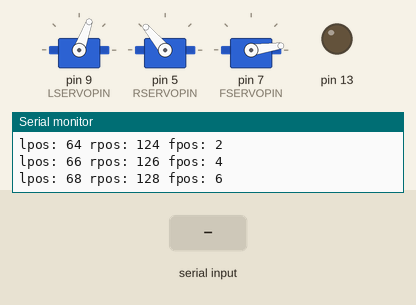
This sketch was run on a simulated Arduino Uno, built with avr-gcc and run on an emulated ATmega328P. Shown: 3 × servo, output pins drawn as LEDs (lit = HIGH), the last lines printed to the serial monitor. Inputs (shaded band) come from the test bench.

Above: at 2.76 s.
2.8 s: "30,150,10,200\n" received over Serial
At 4.85 s:
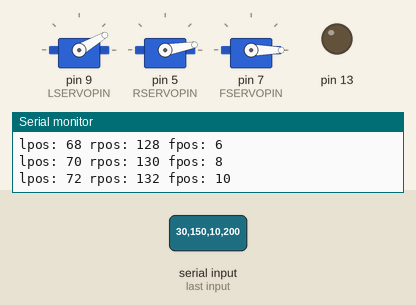
5.8 s: "90,45,200,10,150,30\n" received over Serial
At 5.98 s:
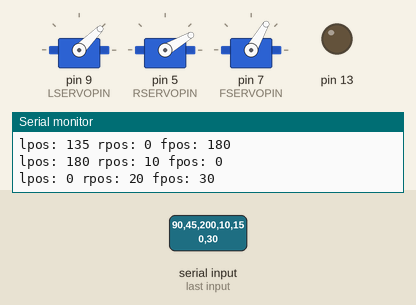
8.8 s: "90,45,200,10\n" received over Serial
11.8 s: "30,150,10,200,45,90\n" received over Serial
14.8 s: "90,45,200\n" received over Serial
At 14.8 s:
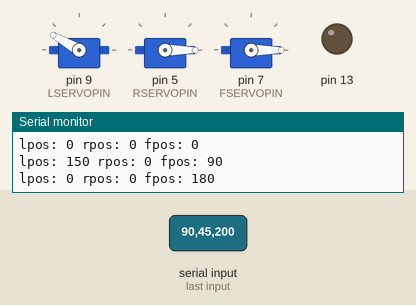
16.3 s: "30,150,10\n" received over Serial
At 17.5 s:
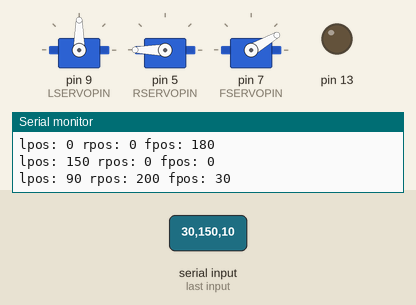
Timing chart, 0 to 22.8 s (numbered marks = the images above; inputs shaded):
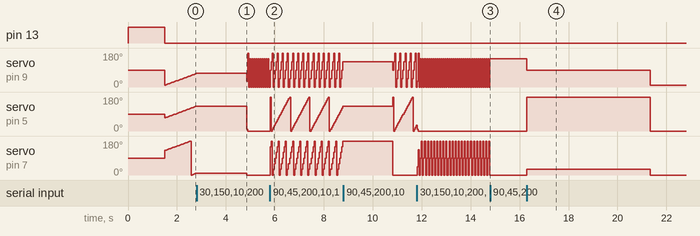

Measured:
- after the input at 14.8 s, servo on pin 9 (LSERVOPIN): stops changing and stays 150°; servo on pin 7 (FSERVOPIN): stops changing and stays 0°
- after the input at 16.3 s, servo on pin 7 (FSERVOPIN): 0° → 30° at once, → 0° 5.0 s later

The sketch:

_3dof_servo_testjig.ino
```cpp
/*
 3dof servo testjig.

   Assignations and global variables:
     lservo = left back
       lwantpos = want position
       lspeed = want speed to achieve
       lhavepos = current position reading
     rservo = right back
       rwantpos = want position
       rspeed = want speed to achieve
       rhavepos = current position reading
     fservo = front,
       rwantpos = want position
       rspeed = want speed to achieve
       rhavepos = current position reading

   Utility pins:
     Analog read potpin for manual adjustments <------------removed
     Digital read, pullup for emergency stop (close all valves)

   General USB I/O, commIO():
     Serial out for "current positions" - fakery for servo mode
     Serial in wanted position and speeds. direct translation to global vars:
        lwantpos,lspeed,rwantpos,rspeed,fwantpos,rspeed  (newline)
        ex: 60,3,60,4,60,5
       MaxSpeed = 40 (above is set=40, only delay adjust in runactuator function for now)

   Functions:
     demo() : position generator "wants" to do stuff. generates values instead of serial in gcode reading. Temporary, TODO: move to master controller.
     commIO() serial write curernt position and serialread to global var translation. rewrite for I2C etc
     readposition(); read current positions, utility called from others
     stopactuator(); emergency mode, close all vaves.
     runactuator(): no input, all IO variables used are global. <- complecity/PID statemachine in here.
*/
//PIN and misc declarations:
//#define POTMETERPIN A1 //analog read
#define EMERGENCYPIN 2 //internal pullup enabled, boolean
#define LSERVOPIN 9 //left servo
#define RSERVOPIN 5 //right servo
#define FSERVOPIN 7 //front servo
#define SERIALSPEED 115200
#define DELAYLOOP 1 //delay at end in loop
//TODO: add defines LREADPIN etc. for distance sensors, used in TODO in readposition.

#include <Servo.h>

//servo declaratons
Servo lservo;  // left back servo
Servo rservo;  // right back servo
Servo fservo;  // front back servo

//utility global vars
//int potval=0; //potentiometer
boolean emergency = false; //emergency button read

//set some initial global variables with median want pos and (slow) speeds. havepos read in runactuator
int lwantpos=10;
int lspeed=2;
int lhavepos;
int rwantpos=70;
int rspeed=2;
int rhavepos;
int fwantpos=130;
int fspeed=2;
int fhavepos;

void setup()
{
  Serial.begin(SERIALSPEED);

  lservo.attach(LSERVOPIN);  //set PWM pin
  rservo.attach(RSERVOPIN);  //set PWM pin
  fservo.attach(FSERVOPIN);  //set PWM pin

  //enable pullup for emergency read. Add resistor to ground for operation.
  pinMode(EMERGENCYPIN, INPUT_PULLUP);

  //TODO LAST: pull all unused pins to output low for noise suppression. Should be resistor pulldown in HW as well.
  //pinMode(3, OUTPUT); digitalWrite(3, LOW);

  //TODO: add slow move to initial position/calibration loop

  //flash onboard led to indicate setup done
  pinMode(13, OUTPUT);
  digitalWrite(13, HIGH);
  delay(1500);
  digitalWrite(13, LOW);

  Serial.println("Arduino setup complete");
}

void loop()
{
  //check if emergency, resistor to ground for enable (internal pullup enabled
  //emergency = digitalRead(EMERGENCYPIN);
  //TODO: remove comment and pull low with resistor to run

  //read pot-pin for manual adjust
  //potval = analogRead(POTMETERPIN);            // reads the value of the potentiometer (value between 0 and 1023)
  //potval = map(potval, 0, 1023, 0, 90);     // scale it to use it with the servo (value between 0 and 180)

 if (emergency) {
    stopactuator(); //close all valves
  } else {
    runactuator(); //run PID statemachine.
  }

  demo(); //simple value generator, make some moves
  commIO(); //communicate with master. send current position and read new instructions.
  delay(DELAYLOOP);
}
//----------------------------------------END INIT/SETUP/LOOP, utility functions below-----------------------------------------------------

void demo() { //temporary, move to master controller
  //catch if have met maximum and reset
  //increase position based on wanted speed;
  lwantpos=lwantpos+lspeed;
  rwantpos=rwantpos+rspeed;
  fwantpos =fwantpos+fspeed;


  if (lwantpos > 180) {
    lwantpos=0;
  }
    if (rwantpos > 180) {
    rwantpos=0;
  }
    if (fwantpos > 180) {
    fwantpos=0;
  }
  //increase position
  //lwantpos++;
  //rwantpos++;
  //fwantpos++;

  delay(40);
}

void commIO() {
   //report position data to out
  Serial.print("lpos: ");
  Serial.print(lhavepos);
  Serial.print(" rpos: ");
  Serial.print(rhavepos);
  Serial.print(" fpos: ");
  Serial.println(fhavepos);

  //listen to serial for integer values. fotmat is:
  //lwantpos,lspeed,rwantpos,rspeed,fwantpos,rspeed
  //ex: 60,20,60,20,60,20
  ///remember newline at end
  while (Serial.available() > 0) {
    // look for the next valid integer in the incoming serial stream:
    lwantpos = Serial.parseInt();
    lspeed = Serial.parseInt();
    rwantpos = Serial.parseInt();
    rspeed = Serial.parseInt();
    fwantpos = Serial.parseInt();
    fspeed = Serial.parseInt();
    //Response is echo variables back to master for verification, which must then retransmit if error
    if (Serial.read() == '\n') {
      Serial.print(lwantpos);
      Serial.print(",");
      Serial.print(lspeed);
      Serial.print(",");
      Serial.print(rwantpos);
      Serial.print(",");
      Serial.print(rspeed);
      Serial.print(",");
      Serial.print(fwantpos);
      Serial.print(",");
      Serial.println(fspeed);
      //delay(1000);
    }
  }
}

void stopactuator() {
  //TODO: setclose all vaves. Servo test=do nothing/delay
  Serial.println("DEBUG: Stopactuator");
  delay(15);
}

void runactuator() { //PID statemachine, operates by calls to position reads and global vars for wants/speeds
  //just populate have pos=want pos.
  lhavepos=lwantpos;
  rhavepos=rwantpos;
  fhavepos=fwantpos;
  //TODO: add some fudge/fakery/fiction

  //set some positions
  lservo.write(lwantpos);  // sets the servo position
  rservo.write(rwantpos);  // sets the servo position
  fservo.write(fwantpos);  // sets the servo position

  //uses only lspeed to adjust, sanitycheck for value.
  //if (lspeed < 40) {
  //  delay(40-lspeed);
  //}
}
```
